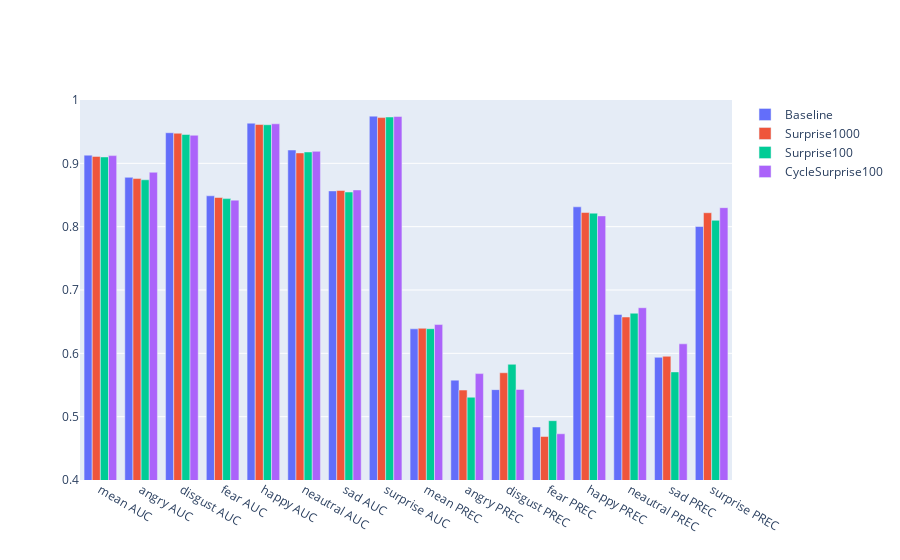

The code cell stored with this chart in its notebook:
### Code cell
methods =list(methods_names.values())
metrics = stored_df.columns
data = []
for i,m in enumerate(methods):
    data.append(go.Bar(name=m, x=metrics, y = filtered_df.loc[list(methods_names.keys())[i]].values))

fig = go.Figure(data=data)
# Change the bar mode
fig.update_layout(barmode='group',yaxis_range = [0.4, 1.0])
fig.show()

### Figure 1 — Plotly figure (JSON) as saved in the notebook; plotly's stock layout.template omitted (floating-point values rounded to 4 significant figures)
{"data": [{"name": "Baseline", "type": "bar", "x": ["mean AUC", "angry AUC", "disgust AUC", "fear AUC", "happy AUC", "neautral AUC", "sad AUC", "surprise AUC", "mean PREC", "angry PREC", "disgust PREC", "fear PREC", "happy PREC", "neautral PREC", "sad PREC", "surprise PREC"], "y": [0.9129, 0.8779, 0.9483, 0.8487, 0.9634, 0.921, 0.8565, 0.9745, 0.6387, 0.5577, 0.5427, 0.4837, 0.8313, 0.6613, 0.5937, 0.8003]}, {"name": "Surprise1000", "type": "bar", "x": ["mean AUC", "angry AUC", "disgust AUC", "fear AUC", "happy AUC", "neautral AUC", "sad AUC", "surprise AUC", "mean PREC", "angry PREC", "disgust PREC", "fear PREC", "happy PREC", "neautral PREC", "sad PREC", "surprise PREC"], "y": [0.9109, 0.8759, 0.9475, 0.8461, 0.9614, 0.9164, 0.8571, 0.9722, 0.6396, 0.542, 0.5693, 0.4687, 0.8223, 0.6573, 0.5953, 0.822]}, {"name": "Surprise100", "type": "bar", "x": ["mean AUC", "angry AUC", "disgust AUC", "fear AUC", "happy AUC", "neautral AUC", "sad AUC", "surprise AUC", "mean PREC", "angry PREC", "disgust PREC", "fear PREC", "happy PREC", "neautral PREC", "sad PREC", "surprise PREC"], "y": [0.9101, 0.874, 0.9455, 0.8443, 0.9609, 0.9179, 0.8547, 0.9731, 0.6389, 0.5307, 0.5827, 0.4937, 0.8213, 0.6633, 0.5707, 0.81]}, {"name": "CycleSurprise100", "type": "bar", "x": ["mean AUC", "angry AUC", "disgust AUC", "fear AUC", "happy AUC", "neautral AUC", "sad AUC", "surprise AUC", "mean PREC", "angry PREC", "disgust PREC", "fear PREC", "happy PREC", "neautral PREC", "sad PREC", "surprise PREC"], "y": [0.9122, 0.8859, 0.9443, 0.8419, 0.9624, 0.9189, 0.858, 0.9739, 0.6454, 0.568, 0.543, 0.473, 0.817, 0.672, 0.615, 0.83]}], "layout": {"barmode": "group", "yaxis": {"range": [0.4, 1]}}}
